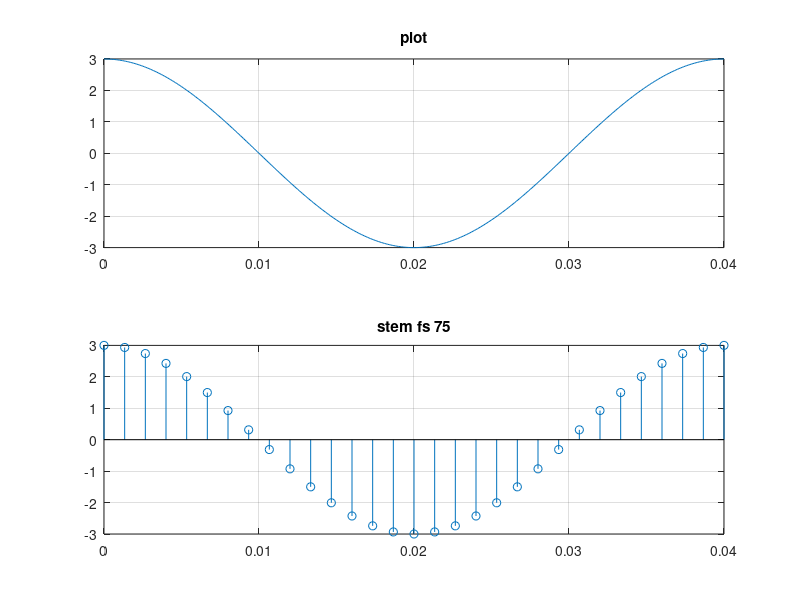

Recreate this plot in MATLAB.
clc
clear all
f=25
t=0:0.0001:1/f;
y=3*cos(2*f*pi*t);
subplot(2,1,1)
plot(t,y) 
title('plot')
grid

fs=75
tt=0:00.1/fs:1/f;
yy=3*cos(2*f*pi*tt);
subplot(2,1,2)
stem(tt,yy)
title('stem fs 75')
grid
